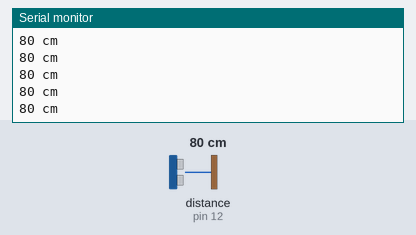
The sketch below on a simulated Arduino Uno, built with avr-gcc and run on an emulated ATmega328P. Parts: the last lines printed to the serial monitor. Wiring (inferred from the names in the program): ultrasonic range finder: trigger pin 11; echo pin 12. The inputs (shaded band) are chosen by the test bench; at power-on: distance to the obstacle (sensor on pin 12) 80 cm. The echo pulse lasts 58.3 µs per cm.

Above: at 1.2 s.
1.3 s: distance to the obstacle (sensor on pin 12) set to 120 cm
At 1.38 s:
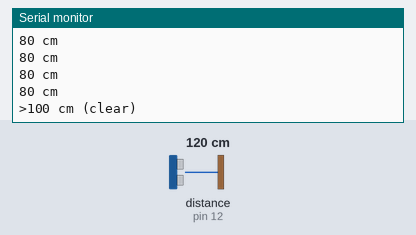
3.3 s: distance to the obstacle (sensor on pin 12) set to 2 cm
At 3.3 s:
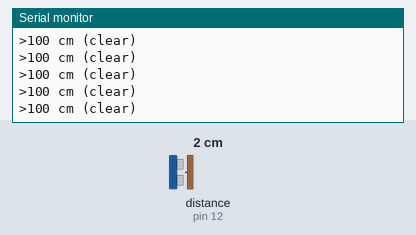
4.8 s: distance to the obstacle (sensor on pin 12) set to 250 cm
At 4.81 s:
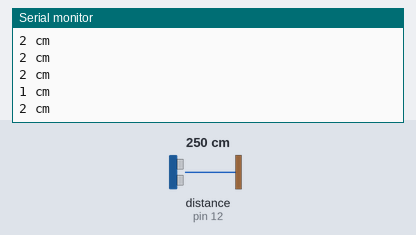
Timing chart, 0 to 7.8 s (numbered marks = the images above; inputs shaded):
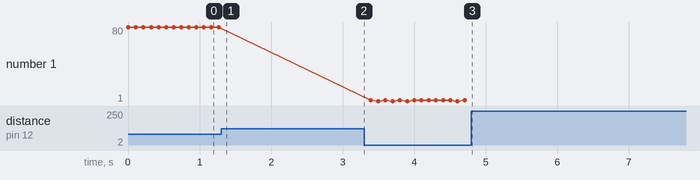

The sketch:

03_ultrasonic_test.ino
```cpp
// 03_ultrasonic_test — distance every 100 ms using the same timeouts as the firmware.
// Check against a tape measure at 10, 20, 50, 100 cm. Unplug ECHO: must print NO-ECHO.
const uint8_t TRIG = 11, ECHO = 12;
void setup() { Serial.begin(115200); pinMode(TRIG, OUTPUT); pinMode(ECHO, INPUT); }
void loop() {
  if (digitalRead(ECHO) == HIGH) { Serial.println(F("ECHO STUCK HIGH")); delay(100); return; }
  digitalWrite(TRIG, LOW); delayMicroseconds(2);
  digitalWrite(TRIG, HIGH); delayMicroseconds(10); digitalWrite(TRIG, LOW);
  unsigned long t0 = micros();
  while (digitalRead(ECHO) == LOW) if (micros() - t0 > 3000) { Serial.println(F("NO-ECHO (check wiring/5V)")); delay(100); return; }
  unsigned long s = micros();
  while (digitalRead(ECHO) == HIGH) if (micros() - s > 6000) { Serial.println(F(">100 cm (clear)")); delay(100); return; }
  Serial.print((micros() - s) / 58); Serial.println(F(" cm"));
  delay(100);
}
```

Measured:
- after the input at 1.3 s, the serial monitor: prints a new line after 0.08 s (image 1)
- plotted number 1: 80 → 2 after the input at 3.3 s
